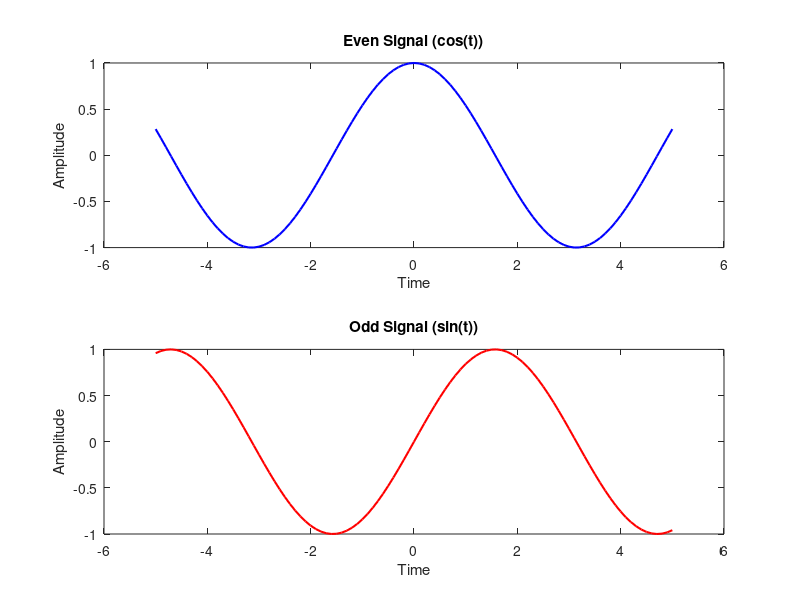

Recreate this plot in MATLAB.
%Even Signal
t = -5:0.1:5;
x_even = cos(t); % Even signal: cos(t) is an even function

% Plot the even signal
subplot(211);
plot(t, x_even, 'b', 'LineWidth', 1.5);
xlabel('Time');
ylabel('Amplitude');
title('Even Signal (cos(t))');

%Odd Signal
x_odd = sin(t); % Odd signal: sin(t) is an odd function

% Plot the odd signal
subplot(212);
plot(t, x_odd, 'r', 'LineWidth', 1.5);
xlabel('Time');
ylabel('Amplitude');
title('Odd Signal (sin(t))');
